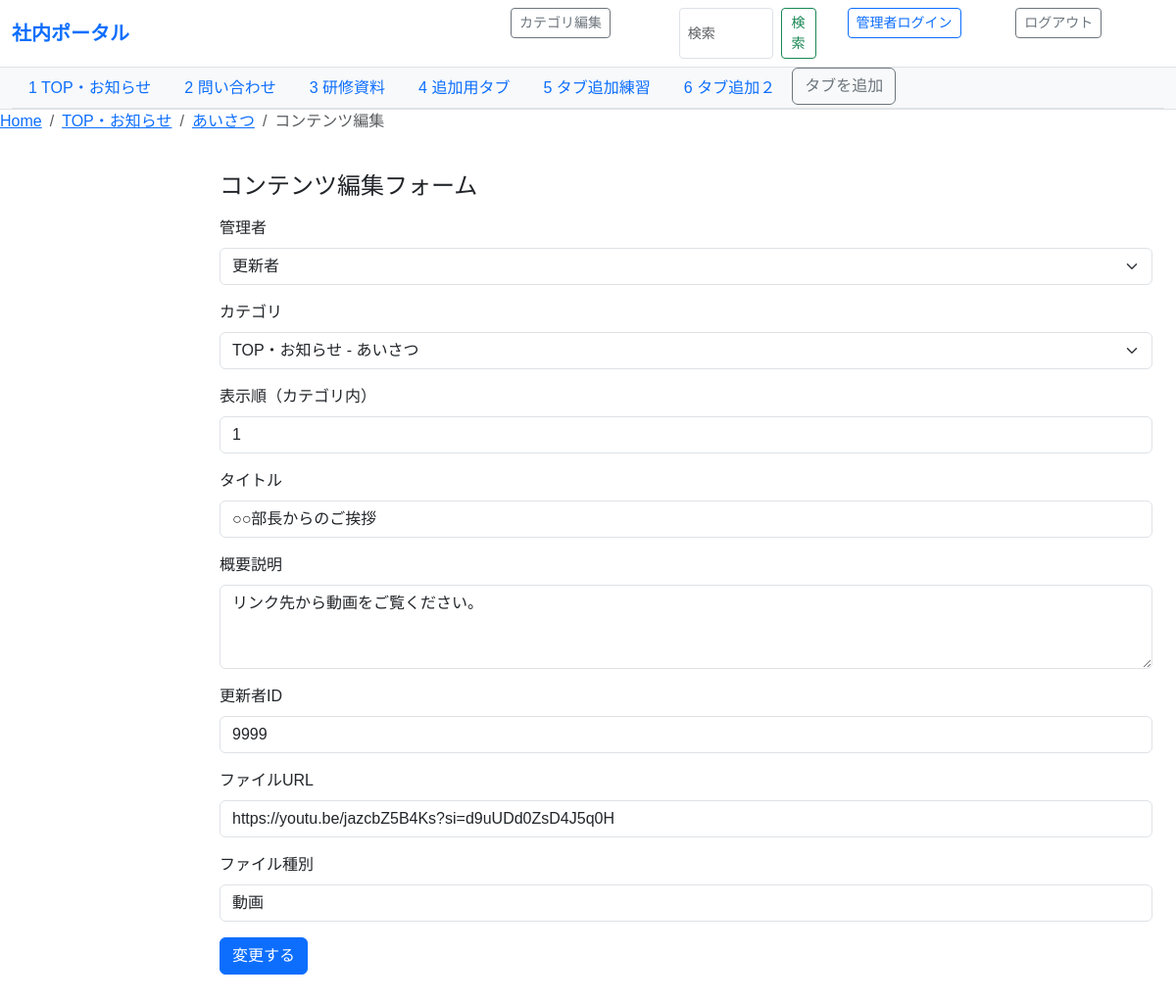
/content/edit/1 (signed in), run on the app's committed database.
### share/models.py (models this page shows, shortened)
class Category(models.Model):
    id = models.AutoField(primary_key=True)
    name = models.CharField(
        verbose_name="カテゴリ名",
        max_length=100
    )
    parent_id = models.PositiveIntegerField(
        db_column="親カテゴリ",
        null=True, blank=True,
    )
    category_display_order_tabs = models.PositiveIntegerField(
        verbose_name="表示順(タブ)",
        null=True, blank=True,
    )
    category_display_order_leftmenues = models.PositiveIntegerField(
    verbose_name="表示順(左メニュー)",
    null=True, blank=True,
    )
    @property
    def parent(self):
        if self.parent_id:
            return Category.objects.filter(id=self.parent_id).first()
        return None
    class Meta:
        db_table = "カテゴリ"
        verbose_name = "カテゴリ"
        verbose_name_plural = "カテゴリ"

class Content(models.Model):
    id = models.AutoField(primary_key=True)
    administrator = models.ForeignKey(
        Administrator,
        on_delete=models.CASCADE,
        db_column="管理者ID"
    )
    category = models.ForeignKey(
        Category,
        on_delete=models.CASCADE,
        db_column="カテゴリID"
    )
    contents_display_order = models.PositiveIntegerField(
        verbose_name="表示順(コンテンツ)",
        null=True, blank=True,
    )
    title = models.CharField(
        verbose_name="表示名称（タイトル）",
        max_length=200
    )
    description = models.TextField(
        verbose_name="概要説明",
        blank=True, null=True
    )
    updater_user_id = models.PositiveIntegerField(
        verbose_name="更新者ID",
    )
    updated_at = models.DateTimeField(
        verbose_name="更新日",
        auto_now=True
    )
    file_url = models.URLField(
        verbose_name="添付ファイル格納先URL",
        max_length=500,
        blank=True, null=True
    )
    file_type = models.CharField(
        verbose_name="ファイル種別",
        max_length=50
    )
    class Meta:
        db_table = "コンテンツ"
        verbose_name = "コンテンツ"
        verbose_name_plural = "コンテンツ"

### share/views.py (the view)
# urls.py: path("content/edit/<int:content_id>", views.content_edit, name="edit"),
@login_required_custom
def content_edit(request, content_id: int):
    nottop_categories = Category.objects.filter(parent_id__isnull=False)
    content = get_object_or_404(Content, id=content_id)
    selected_top_category = Category.objects.filter(id=content.category.parent_id).first()
    form = ContentForm(instance=content)
    template_name = "content_edit.html"
    parent_id = content.category.parent_id
    parent_name = content.category.parent.name
    category_id = content.category.id
    category_name = Category.objects.filter(id=category_id).first().name
    if request.method == "POST":
        form = ContentForm(request.POST, instance=content)
        form.content = content         # ← POSTデータをバインド
        if form.is_valid():                         # ← バリデーション
            obj = form.save(commit=False)           # ← まだDBに書かない
            obj.category = content.category          # ← URLのカテゴリを紐づける（DB問い合わせ不要）
            obj.save()                              # ← DBにINSERT
            return redirect("parent_contents_default")
        else : print("form errors", form.errors)
    else:
        form = ContentForm(instance=content)
    return render(request, template_name, {
        "form": form,
        "content": content,
        "nottop_categories": nottop_categories,
        "selected_top_category": selected_top_category,
        "parent_id": parent_id,
        "parent_name": parent_name,
        "category_id": category_id,
        "category_name": category_name,
    })

### share/forms.py
class ContentForm(forms.ModelForm):
    class Meta:
        model = Content
        fields = [
            "administrator",
            "category",
            "contents_display_order",
            "title",
            "description",
            "updater_user_id",
            "file_url",
            "file_type",
        ]
        widgets = {
            "description": forms.Textarea(attrs={"rows": 3, "class": "form-control"}),
            "title": forms.TextInput(attrs={"class": "form-control"}),
            "file_url": forms.URLInput(attrs={"class": "form-control"}),
            "file_type": forms.TextInput(attrs={"class": "form-control"}),
            "updater_user_id": forms.NumberInput(attrs={"class": "form-control"}),
            "administrator": forms.Select(attrs={"class": "form-select"}),
            "category": forms.Select(attrs={"class": "form-select"}),
            "contents_display_order": forms.NumberInput(attrs={"class": "form-control"}),
        }

### share/context_processors.py (called while the page is built)
def parent_categories(request):
    return {
        "parent_categories": Category.objects.filter(parent_id__isnull=True).order_by("category_display_order_tabs")
    }

def current_ids_processor(request):
    match = request.resolver_match
    if not match:
        return {}
    kwargs = match.kwargs
    return {
        "current_parent_id": kwargs.get("parent_id"),
        "current_category_id": kwargs.get("category_id"),
    }

### share/models.py (called while the page is built)
    def __str__(self):
        return self.name

### share/views.py (called while the page is built)
def login_required_custom(view_func):
    @wraps(view_func)
    def _wrapped_view(request, *args, **kwargs):
        if request.user.is_authenticated:
            return view_func(request, *args, **kwargs)
        else:
            return HttpResponse('不正な操作です', status=401) #不正な操作
    return _wrapped_view

### share/templates/content_edit.html (shortened to what this page needs)
{% extends "base.html" %}
{% load static %}
{% block crumblist %}
<li class="breadcrumb-item"><a href={% url "parent_contents" parent_id=parent_id %}>{{parent_name}}</a></li>
<li class="breadcrumb-item"><a href={% url "contents_filtered_by_category" category_id=category_id %}>{{category_name}}</a></li>
<li class="breadcrumb-item active" aria-current="page">コンテンツ編集</li>
{% endblock %}
{% block content %}
<div class="container my-4">
  <h1 class="h4 mb-3">コンテンツ編集フォーム</h1>
  <form method="post" novalidate>
    <div class="mb-3">
      <label for="id_administrator" class="form-label">管理者</label>
      {{ form.administrator }}
    </div>
    <div class="mb-3">
      <label for="id_category" class="form-label">カテゴリ</label>
      <select name="category" class="form-select" id="id_category">
        {% for cat in nottop_categories %}
          <option value="{{cat.id}}" {% if cat.id == content.category.id %} selected {% endif %}>
            {{cat.parent.name}} - {{cat.name}}
          </option>
        {% endfor %}
      </select>
    </div>
    <div class="mb-3">
      <label for="id_content_display_order" class="form-label">表示順（カテゴリ内）</label>
      {{ form.contents_display_order }}
    </div>
    <div class="mb-3">
      <label for="id_title" class="form-label">タイトル</label>
      {{ form.title }}
    </div>
    <div class="mb-3">
      <label for="id_description" class="form-label">概要説明</label>
      {{ form.description }}
    </div>
    <div class="mb-3">
      <label for="id_updater_user_id" class="form-label">更新者ID</label>
      {{ form.updater_user_id }}
    </div>
    <div class="mb-3">
      <label for="id_file_url" class="form-label">ファイルURL</label>
      {{ form.file_url }}
    </div>
    <div class="mb-3">
      <label for="id_file_type" class="form-label">ファイル種別</label>
      {{ form.file_type }}
    </div>
    <button type="submit" class="btn btn-primary">変更する</button>
  </form>
</div>
{% endblock %}

### share/templates/base.html (shortened to what this page needs)
<!DOCTYPE html>
<html lang="ja">
<head>
  <link href="https://cdn.jsdelivr.net/npm/bootstrap@5.3.3/dist/css/bootstrap.min.css" rel="stylesheet">
</head>
<body>
  <nav class="navbar navbar-expand-lg navbar-light bg-white border-bottom sticky-top">
    <div class="container-fluid d-flex justify-content-between align-items-center">
      <a class="navbar-brand fw-bold text-primary" href="{% url 'parent_contents_default' %}">社内ポータル</a>
        <div class="d-flex gap-2">
        {% if user.is_authenticated %}
        <div class="container-fluid">
          <a href="{% url 'category_edit' %}" class="btn btn-outline-secondary btn-sm">カテゴリ編集</a>
        </div>
        {% endif %}
        <div class="container-fluid">
          <form class="d-flex" action="{% url 'search_results' %}" method="get">
            <input class="form-control form-control-sm me-2" type="search" name="q" placeholder="検索" aria-label="Search">
            <button class="btn btn-outline-success btn-sm" type="submit">検索</button>
          </form>
        </div>
        <div class="container-fluid">
          <form action="{% url 'login' %}" method="post">
            <input class="btn btn-outline-primary btn-sm" type="submit" value="管理者ログイン">
          </form>
        </div>
        <div class="container-fluid">
          <form action="{% url 'logout' %}" method="post">
            <input class="btn btn-outline-secondary btn-sm" type="submit" value="ログアウト">
          </form>
        </div>
      </div>
    </div>
  </nav>
  <div class="bg-light border-bottom">
    <div class="container-fluid">
      <ul class="nav nav-tabs">
        {% for cat in parent_categories %}
          <li class="nav-item">
            <a class="nav-link {% if parent and parent.id == cat.id %}active{% endif %}"
              href="{% url 'parent_contents' parent_id=cat.id %}">
              {% if user.is_authenticated %}
                {{cat.category_display_order_tabs}}
              {% endif %}
              {{ cat.name }}
            </a>
          </li>
          {% if user.is_authenticated %}
            {% if forloop.last %}
              <li class="nav-item">
                <a class="btn btn-outline-secondary" href="{% url 'category_add_tabs' %}">
                タブを追加
                </a>
              </li>
            {% endif %}
          {% endif %}
        {% empty %}
          <li class="nav-item text-muted small p-2">親カテゴリが未登録です</li>
        {% endfor %}
      </ul>
    </div>
  </div>
<nav aria-label="breadcrumb">
  <ol class="breadcrumb">
    <li class="breadcrumb-item"><a href={% url "parent_contents_default" %}>Home</a></li>
    {% block crumblist %}{% endblock %}
  </ol>
</nav>
  <main class="container-fluid my-3">
    <div class="row">
      <aside class="col-12 col-md-3 col-lg-2 mb-3">
      </aside>
      <section class="col-12 col-md-9 col-lg-10">
        {% block content %}{% endblock %}
      </section>
    </div>
  </main>
</body>
</html>

### share/templates/base.html (style rules this page uses)
body { font-family: "Noto Sans JP", "Hiragino Kaku Gothic ProN", "Meiryo", sans-serif; font-weight: 400; color: #212529; }

### data on the page
Category: category_display_order_tabs "1", name "TOP・お知らせ"
Category: category_display_order_tabs "2", name "問い合わせ"
Category: category_display_order_tabs "3", name "研修資料"
Category: category_display_order_tabs "4", name "追加用タブ"
Category: category_display_order_tabs "5", name "タブ追加練習"
Category: category_display_order_tabs "6", name "タブ追加２", shows "タブを追加"
Category: name "あいさつ"
Content: category "TOP・お知らせ - あいさつ", contents_display_order "1", title "○○部長からのご挨拶", description "リンク先から動画をご覧ください。", updater_user_id "9999", file_url "https://youtu.be/jazcbZ5B4Ks?si=d9uUDd0ZsD4J5q0H", file_type "動画"
